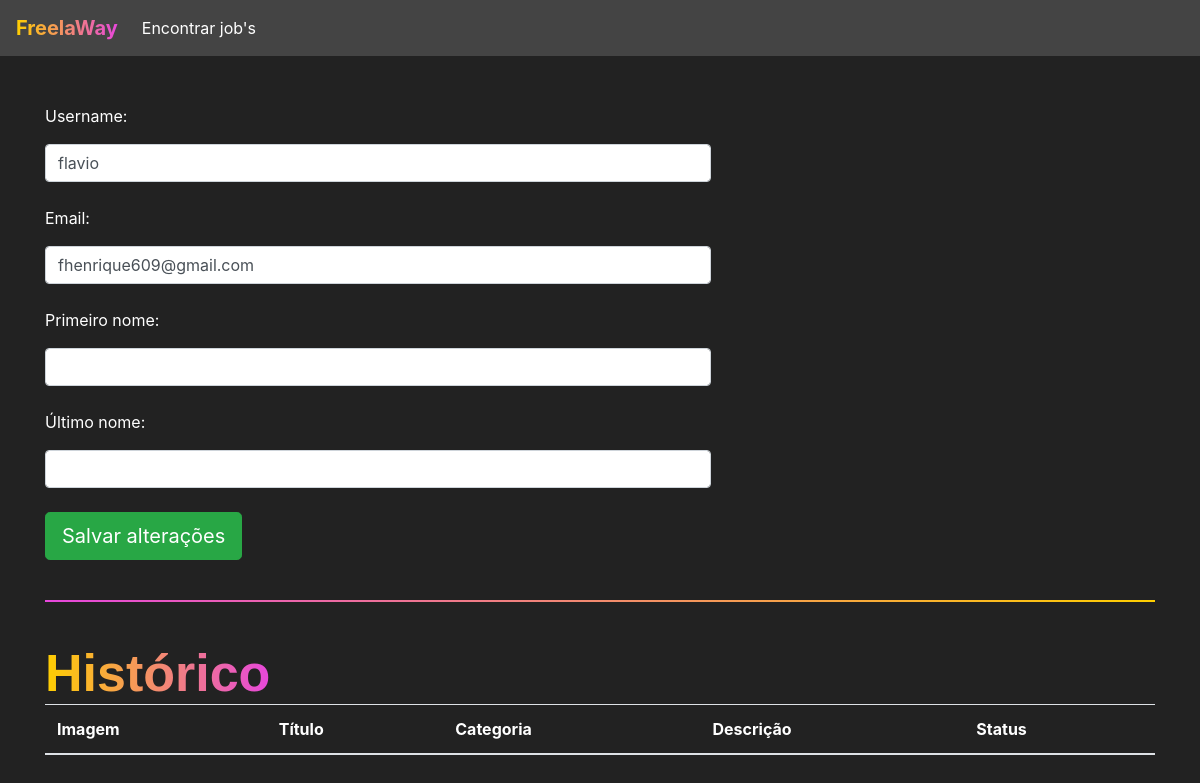
Page /jobs/perfil/ (signed in) on the earlier database version.
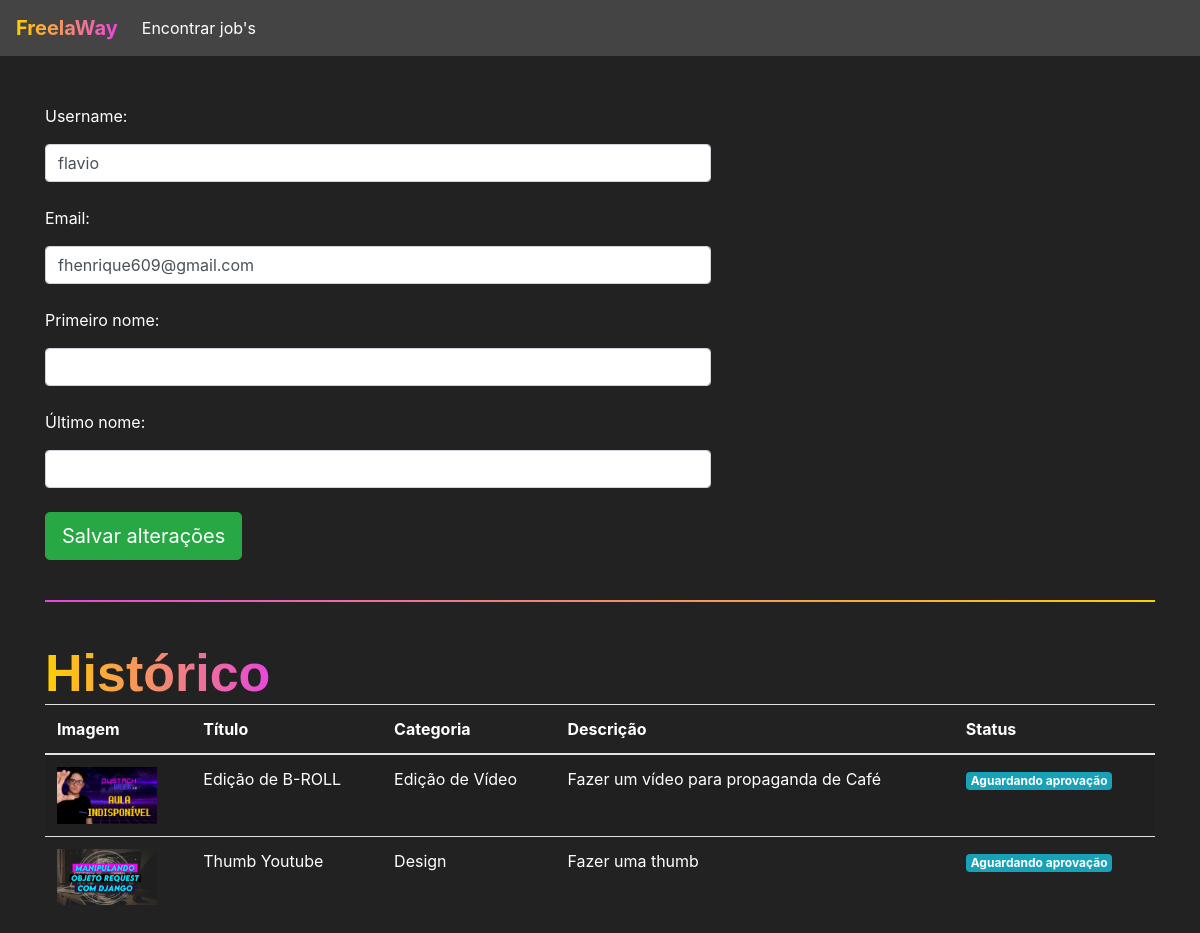
Same page on the later database version.
### jobs/models.py (models this page shows, shortened)
class Jobs(models.Model):
    categoria_choices = (
        ('D', 'Design'),
        ('EV', 'Edição de Vídeo')
    )
    status_choices = (
        ('C', 'Em criação'),
        ('AA', 'Aguardando aprovação'),
        ('F', 'Finalizado')
    )
    titulo = models.CharField(max_length=200)
    descricao = models.TextField()
    categoria = models.CharField(max_length=2, choices=categoria_choices, default="D")
    prazo_de_entrega = models.DateTimeField()
    preco = models.FloatField()
    referencias = models.ManyToManyField(Referencias)
    profissional = models.ForeignKey(User, on_delete=models.DO_NOTHING, null=True, blank=True)
    reservado = models.BooleanField(default=False)
    status = models.CharField(max_length=2, choices=status_choices, default='C')
    arquivo_final = models.FileField(null=True)

class Referencias(models.Model):
    arquivo = models.FileField(upload_to='referencias')
    def __str__(self) -> str:
        return self.arquivo.url

### jobs/views.py (the view, shortened to what this page needs)
# urls.py: path('perfil/', views.perfil, name='perfil'),
@login_required(login_url='/auth/logar')
def perfil(request):
    if request.method == "GET":
        jobs = Jobs.objects.filter(profissional=request.user)
        return render(request, 'perfil.html', {'jobs': jobs})

### jobs/templates/perfil.html (shortened to what this page needs)
{% extends 'base.html' %}
{% load static %}
{% block 'head' %}
    <link rel="stylesheet" href="{% static 'jobs/css/encontrar_jobs.css' %}">
    <link rel="stylesheet" href="{% static 'jobs/css/perfil.css' %}">
{% endblock 'head' %}
{% block 'body' %}
    <br>
    <br>
    <div class="container">
        <div style="width: 60%">
            <form action="{% url 'perfil' %}" method="post">
                <p>Username:</p>
                <input type="text" class="form-control" value="{{user.username}}" name="username">
                <br>
                <p>Email:</p>
                <input type="email" class="form-control" value="{{user.email}}" name="email">
                <br>
                <p>Primeiro nome:</p>
                <input type="text" class="form-control" value="{{user.first_name}}" name="primeiro_nome">
                <br>
                <p>Último nome:</p>
                <input type="text" class="form-control" value="{{user.last_name}}" name="ultimo_nome">
                <br>
                <input type="submit" class="btn btn-success btn-lg" value="Salvar alterações">
            </form>
        </div>
        <br>
        <hr class="borda-degrade">
        <br>
        <h4 class="titulo">Histórico</h4>
        <table class="table table-striped" style="background-color: #222; color: white;">
            <thead>
                <tr>
                    <th scope="col">Imagem</th>
                    <th scope="col">Título</th>
                    <th scope="col">Categoria</th>
                    <th scope="col">Descrição</th>
                    <th scope="col">Status</th>
                </tr>
            </thead>
            <tbody>
                {% for job in jobs %}
                    <tr>
                        <th scope="row"><img width="100px" src="{{job.referencias.all.0}}"></th>
                        <td>{{job.titulo}}</td>
                        <td>
                            {% if job.categoria == 'D' %}
                            Design
                            {% else %}
                            Edição de Vídeo
                            {% endif %}
                        </td>
                        <td>{{job.descricao}}</td>
                        <td>
                            {% if job.status == 'AA' %}
                                <span class="badge badge-info">Aguardando aprovação</span>
                            {% elif job.status == 'C'%}
                                <button class="badge badge-primary" data-toggle="modal" data-target="#modal-job-{{job.id}}">Em criação</button>
                            {% else %}
                                <span class="badge badge-success">Finalizado</span>
                            {% endif %}
                        </td>
                    </tr>
                {% endfor %}
            </tbody>
        </table>
    </div>
{% endblock 'body' %}

Differences in the rows shown:
now on this page (row edited): Jobs: referencias.all.0 (picture), titulo "Edição de B-ROLL", categoria "Edição de Vídeo", descricao "Fazer um vídeo para propaganda de Café", status "Aguardando aprovação"
now on this page (row edited): Jobs: referencias.all.0 (placeholder picture), titulo "Thumb Youtube", categoria "Design", descricao "Fazer uma thumb", status "Aguardando aprovação"
